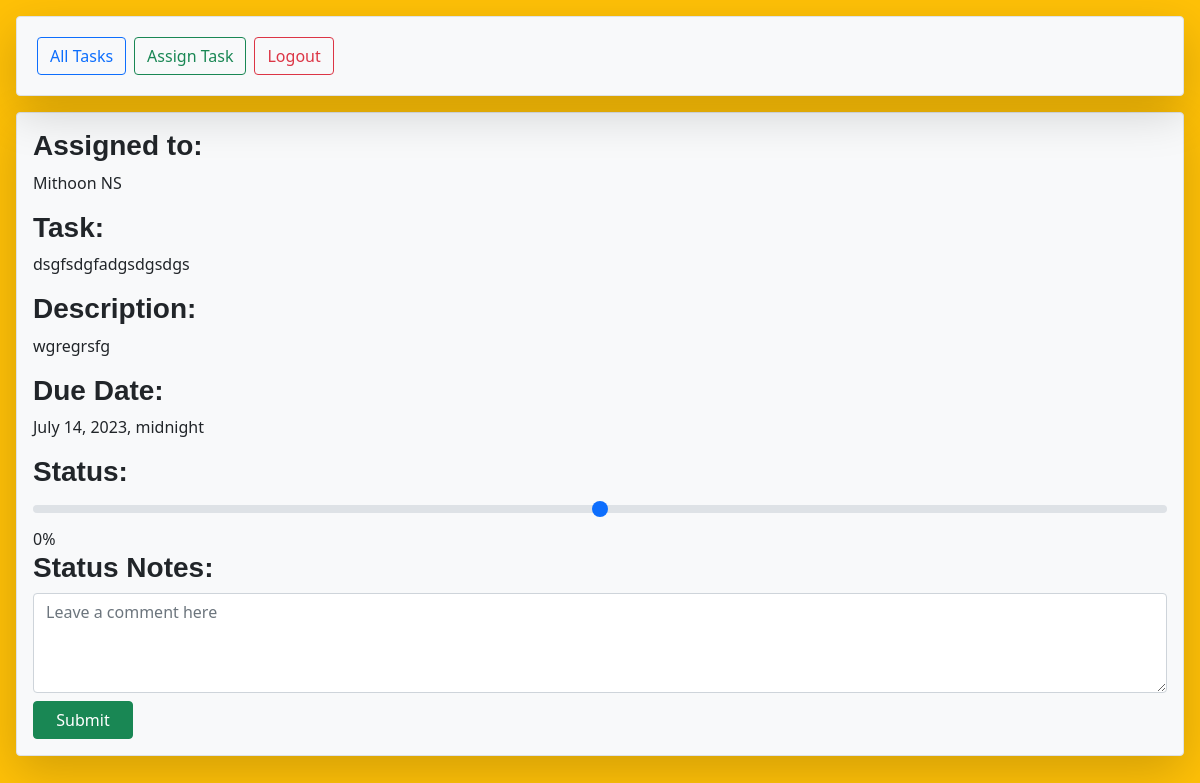
The app's page /complete_task/5 with its own data.
### quest_track_app/models.py (models this page shows, shortened)
class User(models.Model):
    first_name = models.CharField(max_length=255)
    last_name = models.CharField(max_length=255)
    email = models.CharField(max_length=255, unique=True)
    password = models.CharField(max_length=255)
    phone_number = models.CharField(max_length=255)
    role = models.CharField(max_length=20, choices=[('manager', 'Manager'), ('employee', 'Employee'), ('head', 'Head'), ('executive', 'Executive')])
    secret_password = models.CharField(max_length=255)
    objects = UserManager()
    created_at = models.DateTimeField(auto_now_add=True)
    updated_at = models.DateTimeField(auto_now=True)

class Task(models.Model):
    title = models.CharField(max_length=255)
    description = models.TextField()
    due_date = models.DateTimeField(null=True)
    creator = models.ForeignKey(User, related_name="has_created_task", on_delete=models.CASCADE)
    assigned_user = ManyToManyField(User, related_name="users_tasks")
    user_likes = models.ManyToManyField(User, related_name='liked_posts')
    created_at = models.DateTimeField(auto_now_add=True)
    updated_at = models.DateTimeField(auto_now=True)
    objects = TaskManager()

### quest_track_app/views.py (the view)
# urls.py: path('complete_task/<int:id>', views.complete_task),
def complete_task(request, id):
    context = {
        'task':Task.objects.get(id = id)
    }
    return render(request,'complete_task.html', context)

### quest_track_app/templates/complete_task.html (shortened to what this page needs)
<!DOCTYPE html>
<html lang="en">
<head>
    {% load static %}
    <link href="https://cdn.jsdelivr.net/npm/bootstrap@5.0.2/dist/css/bootstrap.min.css" rel="stylesheet">
    <link rel="stylesheet" href="{% static 'all_tasks.css' %}">
</head>
<body class="bg-warning">
    <div class="m-3">
        <nav id ="nav" class="navbar bg-light navbar-expand-lg navbar-light shadow-lg p-3 mb-1 border rounded" >
            <div class="collapse navbar-collapse" id="navbarSupportedContent">
            <ul class="navbar-nav mr-auto" >
                <li class="nav-item active">
                <a class="btn btn-outline-primary m-1" href="/all_tasks">All Tasks</a>
                </li>
                {% if this_user.role == 'manager' or 'head' %}
                <li class="nav-item">
                <a class="btn btn-outline-success m-1" href="/create_task">Assign Task</a>
                </li>
                {% endif %}
                <li class="nav-item">
                    <a class="btn btn-outline-danger m-1" href="/logout">Logout</a>
                </li>
            </ul>
            </div>
        </nav>
    </div>
    <div id ="header" class="border bg-light shadow-lg rounded-2 m-3 p-3">
        <div class="d-flex flex-column justify-content-around">
            <div class="input_block">
                <h3>Assigned to:</h3>
                {% for user in task.assigned_user.all %}
                <p>{{user.first_name}} {{user.last_name}}</p>
                {% endfor %}
            </div>
            <div class="input_block" class = "">
            <h3>Task:</h3>
            <p>{{task.title}}</p>
            <h3>Description:</h3>
            <p>{{task.description}}</p>
            <h3>Due Date:</h3>
            <p>{{task.due_date}}</p>
            </div>
    </div>
    <div class="form-group">
        <form action="/task_completion/{{task.id}}" method="POST" id="completionForm">
            <div>
                <h3>Status:</h3>
                <input type="range" class="form-range" min="0" max="100" step="1" id="statusRange" name="status">
                <output for="statusRange" id="statusOutput">0%</output>
            </div>
            <div>
                <h3>Status Notes:</h3>
                <textarea class="form-control" placeholder="Leave a comment here" id="floatingTextarea2" style="height: 100px" name="completion_notes"></textarea>
            </div>
            <button class="btn btn-success mt-2" style="width: 100px;">Submit</button>
        </form>
    </div>
</div>
</body>
</html>

### quest_track_app/static/all_tasks.css (style rules this page uses)
body { background-color: #D9E2EC; }
h3,h2,h1, label { font-family: "Sofia", sans-serif; font-weight: bold; }

### records on screen
User: first_name "Mithoon", last_name "NS"
Task: title "dsgfsdgfadgsdgsdgs", description "wgregrsfg", due_date "July 14, 2023, midnight"
